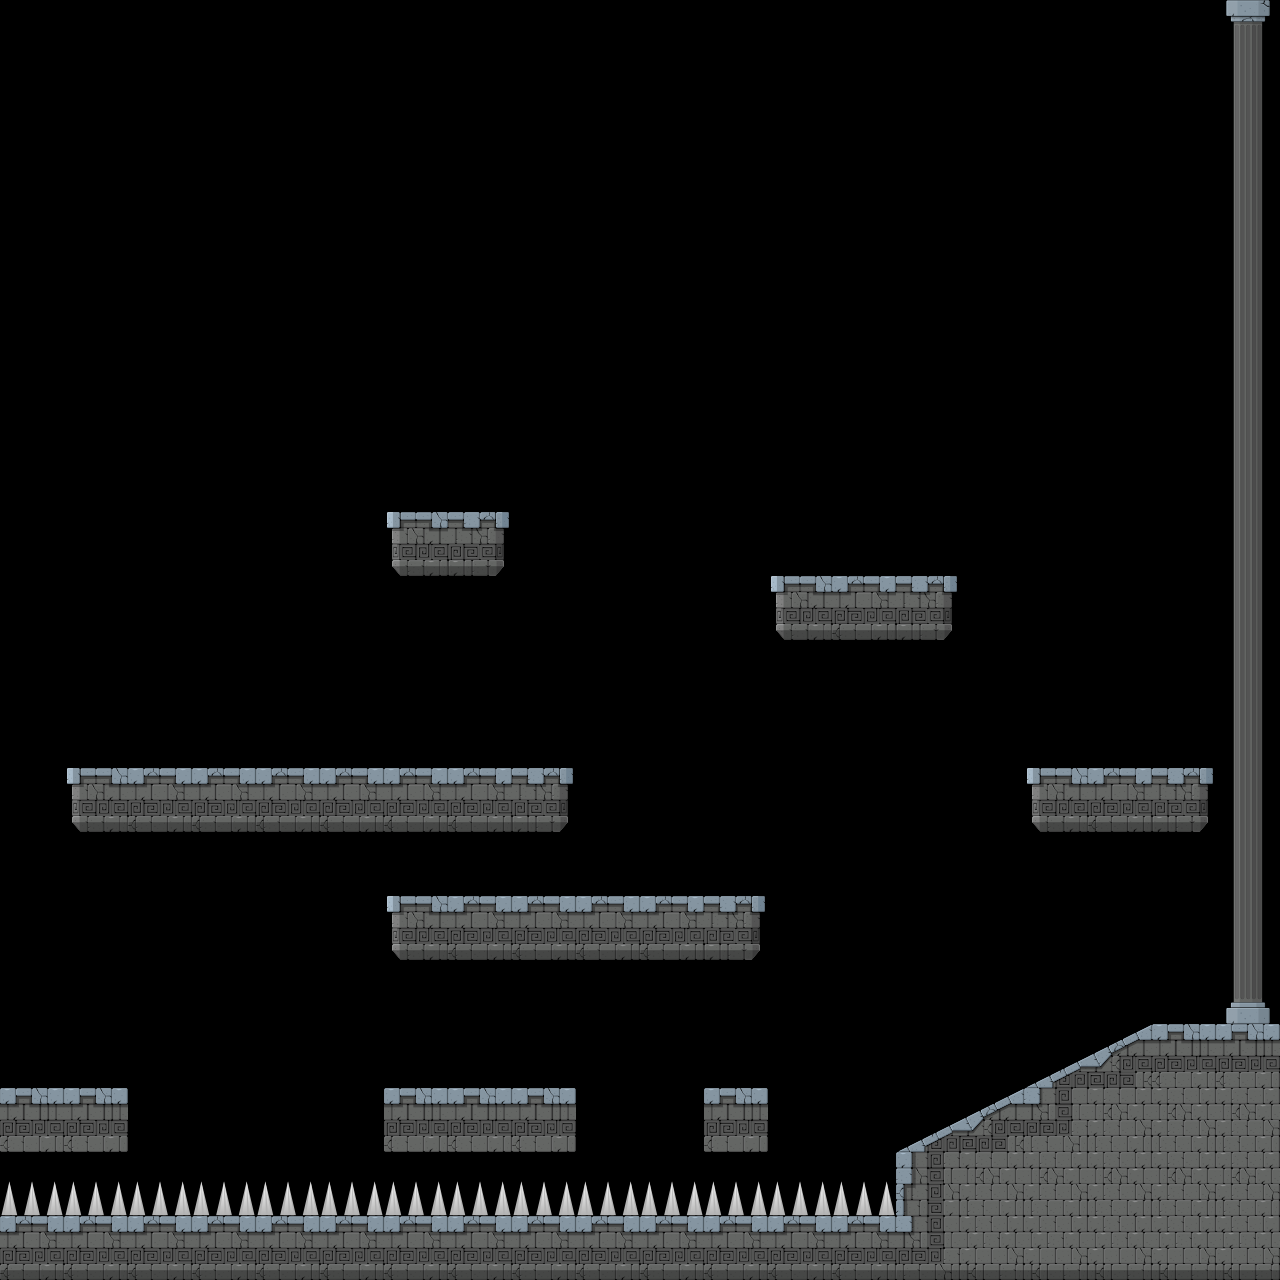

Tiled map render using the project's own tile images. Description and the map definition, with tile-layer contents summarised, below:
An orthogonal 20x20 tile map with 64x64 px tiles, 1 tile layer (Collisions).

<map version="1.0" orientation="orthogonal" renderorder="right-down" width="20" height="20" tilewidth="64" tileheight="64" nextobjectid="1">
 <tileset firstgid="1" name="Tileset" tilewidth="64" tileheight="64" tilecount="72" columns="8">
  <image source="Tileset.png" width="512" height="576" />
 </tileset>
 <layer name="Collisions" width="20" height="20">
  <data>[400 cells, 111 non-empty, 19 distinct tile ids]</data>
 </layer>
</map>
